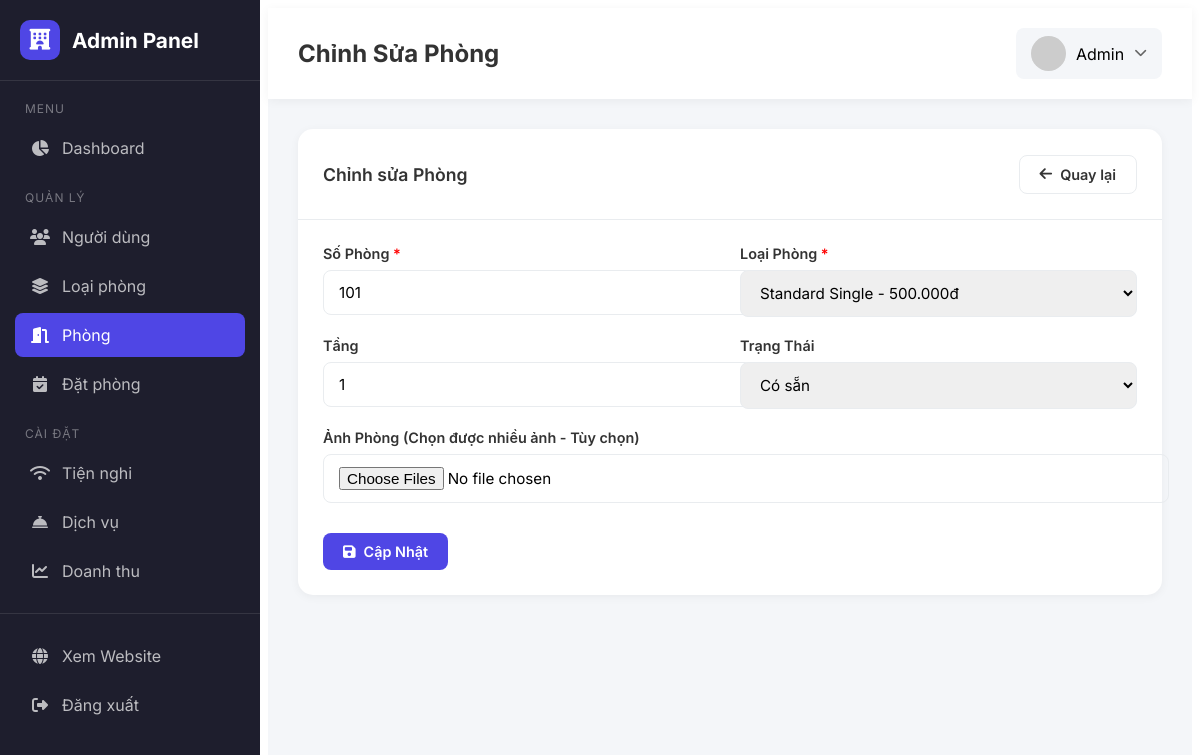
Screenshot of /public/admin/rooms/1/edit (signed in) with the database file from the repository.
### tables this page shows
CREATE TABLE `room_details` (
  `id` int(11) NOT NULL,
  `room_type_id` int(11) NOT NULL,
  `room_number` varchar(20) DEFAULT NULL,
  `floor` int(11) DEFAULT NULL,
  `status` enum('available','booked','maintenance') DEFAULT 'available',
  `image_path` varchar(255) DEFAULT NULL
);

CREATE TABLE `room_types` (
  `id` int(11) NOT NULL,
  `name` varchar(100) DEFAULT NULL,
  `description` text DEFAULT NULL,
  `size_m2` int(11) DEFAULT NULL,
  `capacity` int(11) DEFAULT NULL,
  `base_price` decimal(12,2) DEFAULT NULL
);

### App/Controllers/Admin/RoomController.php (called while the page is built, shortened)
<?php
class RoomController extends Controller
{
    private Room $roomModel;
    private RoomType $roomTypeModel;
    private \App\Models\RoomImage $roomImageModel;
    public function __construct()
    {
        $this->roomModel = new Room();
        $this->roomTypeModel = new RoomType();
        $this->roomImageModel = new \App\Models\RoomImage();
    }
    public function edit(int $id): void
    {
        $room = $this->roomModel->findById($id);
        if ($room) {
            $room['images'] = $this->roomImageModel->getByRoomId($id);
        }
        $roomTypes = $this->roomTypeModel->getAll();
        $this->render('Admin/rooms/form', [
            'title' => 'Sửa phòng - Admin',
            'pageTitle' => 'Chỉnh Sửa Phòng',
            'currentPage' => 'rooms',
            'roomTypes' => $roomTypes,
            'room' => $room,
        ]);
    }
}

### Public/index.php (called while the page is built, shortened)
<?php
require __DIR__ . '/bootstrap.php';
Router::dispatch();

### Public/bootstrap.php (called while the page is built, shortened)
<?php
spl_autoload_register(function (string $class): void {
    $prefix = 'App\\';
    $baseDir = BASE_PATH . DIRECTORY_SEPARATOR . 'App' . DIRECTORY_SEPARATOR;
    $len = strlen($prefix);
    $relativeClass = substr($class, $len);
    $file = $baseDir . str_replace('\\', DIRECTORY_SEPARATOR, $relativeClass) . '.php';
});
require BASE_PATH . DIRECTORY_SEPARATOR . 'App' . DIRECTORY_SEPARATOR . 'Core' . DIRECTORY_SEPARATOR . 'Help.php';

### App/Core/Database.php (called while the page is built, shortened)
<?php
class Database
{
    private static ?Database $instance = null;
    private ?PDO $pdo = null;
    private array $config;
    private function __construct()
    {
        $configPath = dirname(__DIR__, 2) . DIRECTORY_SEPARATOR . 'Config' . DIRECTORY_SEPARATOR . 'database.php';
        $this->config = require $configPath;
    }
    public static function getInstance(): self
    {
        if (self::$instance === null) {
            self::$instance = new self();
        }
        return self::$instance;
    }
    private function connect(): void
    {
        $dsn = sprintf(
            'mysql:host=%s;port=%d;dbname=%s;charset=%s',
            $this->config['host'],
            $this->config['port'] ?? 3306,
            $this->config['dbname'],
            $this->config['charset'] ?? 'utf8mb4'
        );
        try {
            $this->pdo = new PDO(
                $dsn,
                $this->config['username'],
                $this->config['password'],
                $this->config['options'] ?? []
            );
        } catch (PDOException $e) {
            throw new PDOException(
                'Kết nối database thất bại: ' . $e->getMessage(),
                (int) $e->getCode()
            );
        }
    }
    public function getConnection(): PDO
    {
        return $this->pdo;
    }
}

### Config/database.php (called while the page is built)
<?php
return [
    'host'     => 'localhost',
    'port'     => 3306,
    'dbname'   => 'booking_hotel',
    'username' => 'root',
    'password' => '',
    'charset'  => 'utf8mb4',
    'options'  => [
        PDO::ATTR_ERRMODE            => PDO::ERRMODE_EXCEPTION,
        PDO::ATTR_DEFAULT_FETCH_MODE => PDO::FETCH_ASSOC,
        PDO::ATTR_EMULATE_PREPARES   => false,
    ],
];

### App/Core/Model.php (called while the page is built, shortened)
<?php
abstract class Model
{
    protected PDO $pdo;
    protected string $table = '';
    protected string $primaryKey = 'id';
    public function __construct()
    {
        $this->pdo = Database::getInstance()->getConnection();
    }
    public function getAll(): array
    {
        $sql = "SELECT * FROM `{$this->table}`";
        $stmt = $this->pdo->query($sql);
        return $stmt->fetchAll(PDO::FETCH_ASSOC) ?: [];
    }
    public function findById($id): ?array
    {
        $sql = "SELECT * FROM `{$this->table}` WHERE `{$this->primaryKey}` = ? LIMIT 1";
        $stmt = $this->pdo->prepare($sql);
        $stmt->execute([$id]);
        $row = $stmt->fetch(PDO::FETCH_ASSOC);
        return $row ?: null;
    }
}

### App/Models/RoomImage.php (called while the page is built, shortened)
<?php
class RoomImage extends Model
{
    protected string $table = 'room_images';
    public function getByRoomId(int $roomId): array
    {
        $sql = "SELECT * FROM `{$this->table}` WHERE `room_id` = ? ORDER BY is_primary DESC";
        $stmt = $this->pdo->prepare($sql);
        $stmt->execute([$roomId]);
        return $stmt->fetchAll(\PDO::FETCH_ASSOC) ?: [];
    }
}

### App/Core/Help.php (called while the page is built, shortened)
<?php
function url(string $path = ''): string
{
    $baseUrl = defined('APP_URL') ? rtrim(APP_URL, '/') : '/doan/public';
    return $baseUrl . '/' . ltrim($path, '/');
}

### App/Views/Admin/rooms/form.php (the view, shortened to what this page needs)
<div class="admin-card">
    <div class="admin-card-header">
        <h2 class="admin-card-title">
            <?= $room ? 'Chỉnh sửa' : 'Thêm mới' ?> Phòng
        </h2>
        <a href="<?= \App\Core\url('/admin/rooms') ?>" class="admin-btn admin-btn-outline">
            <i class="fa-solid fa-arrow-left"></i> Quay lại
        </a>
    </div>
    <div class="admin-card-body">
        <form action="<?= \App\Core\url($room ? '/admin/rooms/' . $room['id'] . '/update' : '/admin/rooms/store') ?>"
            method="POST" enctype="multipart/form-data">
            <div class="admin-form-row">
                <div class="admin-form-group">
                    <label>Số Phòng <span style="color: red;">*</span></label>
                    <input type="text" name="room_number" class="admin-form-control"
                        value="<?= htmlspecialchars($room['room_number'] ?? '') ?>" required>
                </div>
                <div class="admin-form-group">
                    <label>Loại Phòng <span style="color: red;">*</span></label>
                    <select name="room_type_id" class="admin-form-control" required>
                        <?php foreach ($roomTypes as $rt): ?>
                            <option value="<?= $rt['id'] ?>" <?= ($room['room_type_id'] ?? '') == $rt['id'] ? 'selected' : '' ?>>
                                <?= htmlspecialchars($rt['name']) ?> -
                            </option>
                        <?php endforeach; ?>
                    </select>
                </div>
            </div>
            <div class="admin-form-row">
                <div class="admin-form-group">
                    <label>Tầng</label>
                    <input type="number" name="floor" class="admin-form-control" value="<?= $room['floor'] ?? '' ?>"
                        min="1">
                </div>
                <div class="admin-form-group">
                    <label>Trạng Thái</label>
                    <select name="status" class="admin-form-control">
                        <option value="available" <?= ($room['status'] ?? 'available') === 'available' ? 'selected' : '' ?>>Có sẵn</option>
                    </select>
                </div>
            </div>
            <div class="admin-form-group">
                <label>Ảnh Phòng (Chọn được nhiều ảnh - Tùy chọn)</label>
                <input type="file" name="images[]" class="admin-form-control" accept="image/*" multiple>
            </div>
            <div style="margin-top: 30px;">
                <button type="submit" class="admin-btn admin-btn-primary">
                    <i class="fa-solid fa-save"></i>
                    <?= $room ? 'Cập Nhật' : 'Thêm Mới' ?>
                </button>
            </div>
        </form>
    </div>
</div>

### App/Core/Router.php (shortened to what this page needs)
<?php
class Router
{
    private static array $routes = [];
    private static ?string $basePath = null;
    private static function addRoute(string $method, string $path, string $controller, string $action, $middlewares = []): void
    {
        $middlewares = is_array($middlewares) ? $middlewares : [$middlewares];
        self::$routes[] = [
            'method' => strtoupper($method),
            'path' => self::normalizePath($path),
            'controller' => $controller,
            'action' => $action,
            'middlewares' => array_filter($middlewares),
        ];
    }
    private static function normalizePath(string $path): string
    {
        $path = trim($path, '/');
        return $path === '' ? '/' : '/' . $path;
    }
    public static function dispatch(): void
    {
        $method = $_SERVER['REQUEST_METHOD'] ?? 'GET';
        $uri = self::getCurrentUri();
        foreach (self::$routes as $route) {
            if ($route['method'] !== $method) {
                continue;
            }
            $params = [];
            if (self::matchRoute($route['path'], $uri, $params)) {
                $controllerClass = $route['controller'];
                $action = $route['action'];
                $middlewares = $route['middlewares'] ?? [];
                $runController = function () use ($controllerClass, $action, $params) {
                    if (!class_exists($controllerClass)) {
                        self::handleError(404, "Controller not found: {$controllerClass}");
                        return;
                    }
                    $controller = new $controllerClass();
                    if (!method_exists($controller, $action)) {
                        self::handleError(404, "Method not found: {$controllerClass}::{$action}()");
                        return;
                    }
                    call_user_func_array([$controller, $action], $params);
                };
                $next = $runController;
                foreach (array_reverse($middlewares) as $middlewareClass) {
                    $current = $next;
                    $next = function () use ($middlewareClass, $current) {
                        $m = new $middlewareClass();
                        $m->handle($current);
                    };
                }
                $next();
                return;
            }
        }
    }
    private static function matchRoute(string $pattern, string $uri, array &$params = []): bool
    {
        $params = [];
        $patternParts = explode('/', trim($pattern, '/'));
        $uriParts = explode('/', trim($uri, '/'));
        if (count($patternParts) !== count($uriParts)) {
            return false;
        }
        foreach ($patternParts as $index => $part) {
            if (preg_match('/^{(\w+)}$/', $part, $matches)) {
                $params[] = $uriParts[$index] ?? null;
            } elseif ($part !== ($uriParts[$index] ?? '')) {
                return false;
            }
        }
        return true;
    }
    private static function getCurrentUri(): string
    {
        $uri = $_SERVER['REQUEST_URI'] ?? '/';
        $uri = parse_url($uri, PHP_URL_PATH);
        $basePath = self::getBasePath();
        if ($basePath && strpos($uri, $basePath) === 0) {
            $uri = substr($uri, strlen($basePath));
        }
        return self::normalizePath($uri);
    }
    private static function getBasePath(): string
    {
        if (self::$basePath !== null) {
            return self::$basePath;
        }
        $scriptName = $_SERVER['SCRIPT_NAME'] ?? '';
        $scriptDir = dirname($scriptName);
        self::$basePath = $scriptDir === '/' ? '' : $scriptDir;
        return self::$basePath;
    }
    public static function setBasePath(string $path): void
    {
        self::$basePath = rtrim($path, '/');
    }
}

### Public/assets/css/admin.css (style rules this page uses)
:root { --admin-primary: #4f46e5; --admin-primary-dark: #4338ca; --admin-sidebar-bg: #1e1e2d; --admin-sidebar-hover: #2a2a3d; --admin-header-bg: #fff; --admin-body-bg: #f4f6f9; --admin-card-bg: #fff; --admin-text: #333; --admin-text-light: #6c757d; --admin-border: #e9ecef; --admin-success: #10b981; --admin-warning: #f59e0b; --admin-danger: #ef4444; --admin-info: #3b82f6; --admin-font: 'Inter', -apple-system, BlinkMacSystemFont, 'Segoe UI', Roboto, sans-serif; }
.admin-wrapper *:not(i):not([class*="fa-"]) { font-family: inherit; }
.admin-card { background: var(--admin-card-bg); border-radius: 15px; box-shadow: 0 2px 10px rgba(0, 0, 0, 0.05); margin-bottom: 25px; }
.admin-card-header { padding: 20px 25px; border-bottom: 1px solid var(--admin-border); display: flex; align-items: center; justify-content: space-between; }
.admin-card-title { font-size: 1.1rem; font-weight: 600; color: var(--admin-text); }
.admin-card-body { padding: 25px; }
.admin-btn { display: inline-flex; align-items: center; gap: 8px; padding: 10px 20px; border-radius: 8px; font-weight: 600; font-size: 0.9rem; cursor: pointer; border: none; transition: all 0.2s ease; text-decoration: none; }
.admin-btn-primary { background: var(--admin-primary); color: #fff; }
.admin-btn-outline { background: transparent; border: 1px solid var(--admin-border); color: var(--admin-text); }
.admin-form-group { margin-bottom: 20px; }
.admin-form-group label { display: block; margin-bottom: 8px; font-weight: 600; color: var(--admin-text); font-size: 0.9rem; }
.admin-form-control { width: 100%; padding: 12px 15px; border: 1px solid var(--admin-border); border-radius: 8px; font-size: 0.95rem; transition: all 0.2s ease; font-family: inherit; }
.admin-form-row { display: grid; grid-template-columns: repeat(2, 1fr); gap: 20px; }

### rows the page displays
room_details: room_number "101", room_type_id "Standard Single - 500.000đ", floor "1", status "Có sẵn"
